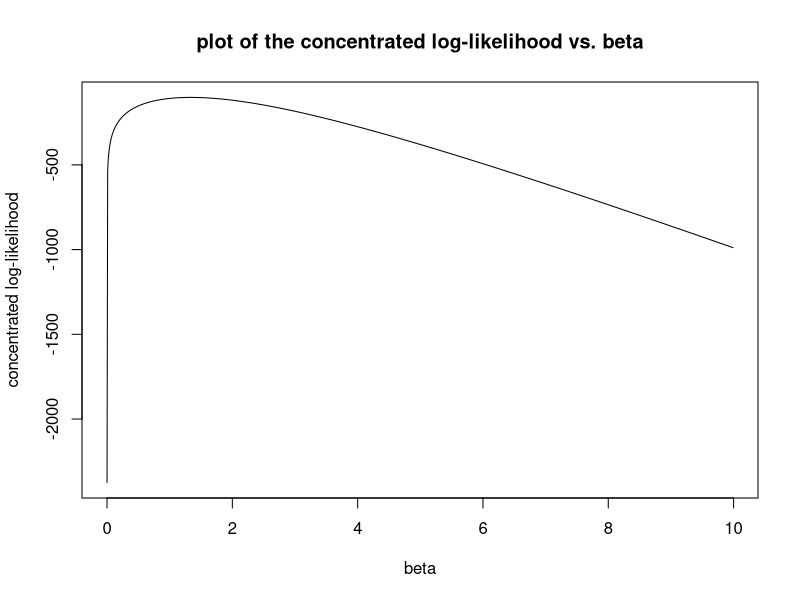

R code for this plot:
## ---- chunk 1
df=read.csv('./Failure-rates.csv',header = F)
x=as.matrix(df)
head(x)
## ---- chunk 2

n=100
# opposite of the function to be maximized
opposite_lc=function(beta){
  sum=0
  for (xi in x){
    sum=sum+xi^beta
  }
  return(-(n * log(n/sum) + n * log(beta) + (beta-1) * sum(log(x)) - n))
}
## ---- chunk 3
png(filename="./plot.png")
plot(seq(1e-10,10,0.01),
     -opposite_lc(seq(1e-10,10,0.01)),
     type='l',
     xlab='beta',
     ylab='concentrated log-likelihood',
     main='plot of the concentrated log-likelihood vs. beta'
     )
dev.off()
## ---- chunk 4
argmax=nlm(opposite_lc, 1)$estimate # We minimize the opposite of the function to maximize
message('argmaxBeta')
argmax

message('argmaxAlpha')
sum=0
for (xi in x){
  sum=sum+xi^argmax
}
n/sum
